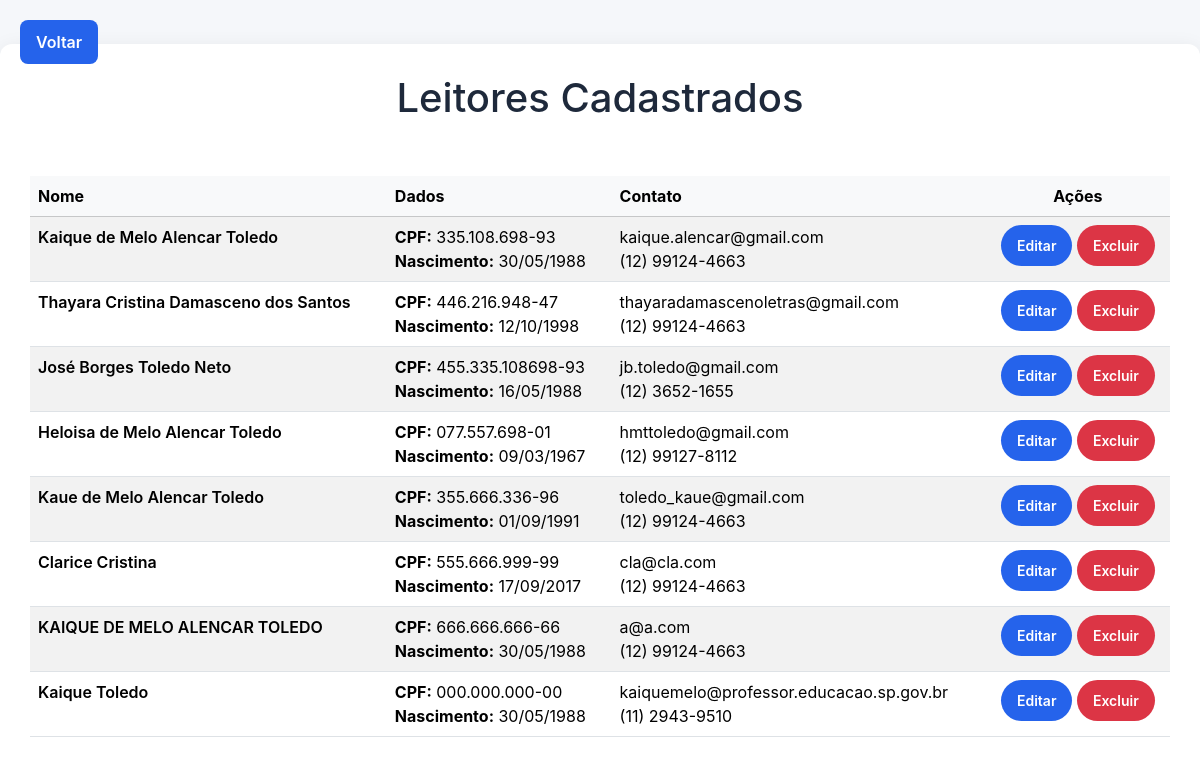
Before: /leitores with the older database file.
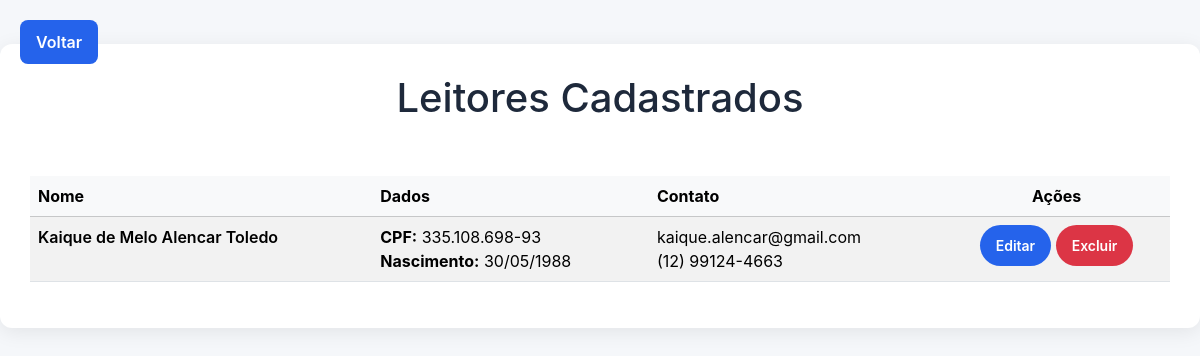
After: the same page with the newer database file.
### app/models/reader.py (models this page shows, shortened)
class Reader(db.Model):
    __tablename__ = "reader"
    id = db.Column(db.Integer, primary_key=True)
    nome = db.Column(db.String(255), nullable=False)
    cpf  = db.Column(db.String(14), unique=True, nullable=False, index=True)
    data_nascimento = db.Column(db.Date, nullable=False)
    email = db.Column(db.String(120), nullable=False)
    telefone = db.Column(db.String(15), nullable=False)
    cep = db.Column(db.String(10), nullable=False)
    logradouro = db.Column(db.String(255), nullable=False)
    bairro = db.Column(db.String(180), nullable=False)
    cidade = db.Column(db.String(180), nullable=False)
    uf = db.Column(db.String(2), nullable=False)
    numero_endereco = db.Column(db.String(15), nullable=False)
    numero_matricula = db.Column(db.Integer, unique=True, nullable=False, index=True)
    limite_emprestimo = db.Column(db.Integer, nullable=True, default=3)
    emprestimos_ativos = db.Column(db.Integer, default=0)
    observacao = db.Column(db.Text, nullable=True)
    data_cadastro = db.Column(db.DateTime, nullable=False, default=datetime.utcnow)
    data_atualizacao = db.Column(db.DateTime, default=datetime.utcnow, onupdate=datetime.utcnow)
    ultimo_emprestimo = db.Column(db.DateTime, nullable=True)
    responsavel = db.Column(db.String(255), nullable=True)
    telefone_responsavel = db.Column(db.String(15), nullable=True)
    obs_interna = db.Column(db.Text, nullable=True)
    status = db.Column(db.String(20), nullable=False, default="ativo")
    foto = db.Column(db.String(255), nullable=True)

### app/leitores/routes.py (the view)
@reader_bp.route("/leitores", methods=["GET"])
def listar_leitores():
    lista_de_leitores = ReaderService.get_all()
    return render_template("leitor/lista_leitores.html", leitores=lista_de_leitores)

### app/leitores/service.py (called while the page is built)
    @staticmethod
    def get_all():
        return Reader.query.all()

### app/templates/leitor/lista_leitores.html (shortened to what this page needs)
{% extends "base/_base.html" %}
{% set show_back_button = True %}
{% block body_class %}page-livro{% endblock %}
{% block css_page %}
<link href="https://cdn.jsdelivr.net/npm/bootstrap@5.3.3/dist/css/bootstrap.min.css" rel="stylesheet">
<link href="{{url_for('static', filename='css/base.css')}}" rel="stylesheet">
{% endblock %}
{% block content %}
<section class="container mt-4">
  <h1 class="mb-4" style="text-align: center;">Leitores Cadastrados</h1>
  <div class="table-responsive">
    <table class="table table-striped table-hover">
      <thead class="table-light">
        <tr>
          <th>Nome</th>
          <th>Dados</th>
          <th>Contato</th>
          <th class="text-center">Ações</th>
        </tr>
      </thead>
      <tbody>
        {% for leitor in leitores %}
        <tr>
          <td class="fw-semibold">
            {{ leitor.nome }}
          </td>
          <td>
            <div><strong>CPF:</strong> {{ leitor.cpf }}</div>
            <div><strong>Nascimento:</strong>
              {{ leitor.data_nascimento.strftime('%d/%m/%Y') }}
            </div>
          </td>
          <td>
            <div>{{ leitor.email }}</div>
            {% if leitor.telefone %}
            <div>{{ leitor.telefone }}</div>
            {% endif %}
          </td>
          <td class="text-center">
            <a href="{{ url_for('leitores.editar_leitor', id=leitor.id) }}"
               class="btn btn-sm btn-primary rounded-pill">
              Editar
            </a>
            <form action="{{ url_for('leitores.deletar_leitor', id=leitor.id) }}"
                  method="post"
                  class="d-inline">
              <button type="submit"
                      class="btn btn-sm btn-danger rounded-pill"
                      onclick="return confirm('Deseja realmente excluir este leitor?')">
                Excluir
              </button>
            </form>
          </td>
        </tr>
        {% endfor %}
      </tbody>
    </table>
  </div>
</section>
{% endblock %}

### app/templates/base/_base.html (shortened to what this page needs)
<!doctype html>
<html lang="pt-BR">
<head>
  {% block css_page %}{% endblock %}
  <link rel="stylesheet" href="{{ url_for('static', filename='css/flash.css') }}">
</head>
<body class="{% block body_class %}{% endblock %}">
{% if show_back_button %}
  <a href="{{ back_url if back_url else url_for('main.index')}}" class="btn-voltar-canto">Voltar</a>
{% endif %}
  {% block content %}{% endblock %}
</body>
</html>

### app/static/css/base.css (style rules this page uses)
:root { --bg: #f5f7fa; --card: #ffffff; --border: #e2e8f0; --text: #1e293b; --muted: #64748b; --radius: 12px; --primary: #2563eb; }
* { box-sizing: border-box; margin: 0; padding: 0; }
body { font-family: "Inter", Arial, sans-serif; background: var(--bg); color: var(--text); line-height: 1.5; display: flex; flex-direction: column; align-items: center; min-height: 100vh; padding: 20px 0; }
.container { width: 100%; max-width: 1200px; background: var(--card); padding: 30px; border-radius: var(--radius); box-shadow: 0 4px 20px rgba(0,0,0,0.08); display: flex; flex-direction: column; gap: 30px; }
form { display: flex; flex-direction: column; gap: 20px; }
.btn { padding: 10px 16px; font-size: 14px; border-radius: 8px; cursor: pointer; font-weight: 600; transition: 0.25s; border: none; }
.btn-primary { background: var(--primary); color: white; }
.btn-voltar-canto { position: fixed; top: 20px; left: 20px; z-index: 9999; display: inline-block; padding: 10px 16px; background-color: var(--primary); color: white; border-radius: 8px; text-decoration: none; font-weight: 600; }

Changed rows visible on the page:
removed Reader: nome "Thayara Cristina Damasceno dos Santos", cpf "446.216.948-47", data_nascimento "12/10/1998", email "thayaradamascenoletras@gmail.com", telefone "(12) 99124-4663"
removed Reader: nome "José Borges Toledo Neto", cpf "455.335.108698-93", data_nascimento "16/05/1988", email "jb.toledo@gmail.com", telefone "(12) 3652-1655"
removed Reader: nome "Heloisa de Melo Alencar Toledo", cpf "077.557.698-01", data_nascimento "09/03/1967", email "hmttoledo@gmail.com", telefone "(12) 99127-8112"
removed Reader: nome "Kaue de Melo Alencar Toledo", cpf "355.666.336-96", data_nascimento "01/09/1991", email "toledo_kaue@gmail.com", telefone "(12) 99124-4663"
removed Reader: nome "Clarice Cristina", cpf "555.666.999-99", data_nascimento "17/09/2017", email "cla@cla.com", telefone "(12) 99124-4663"
removed Reader: nome "KAIQUE DE MELO ALENCAR TOLEDO", cpf "666.666.666-66", data_nascimento "30/05/1988", email "a@a.com", telefone "(12) 99124-4663"
removed Reader: nome "Kaique Toledo", cpf "000.000.000-00", data_nascimento "30/05/1988", email "kaiquemelo@professor.educacao.sp.gov.br", telefone "(11) 2943-9510"
